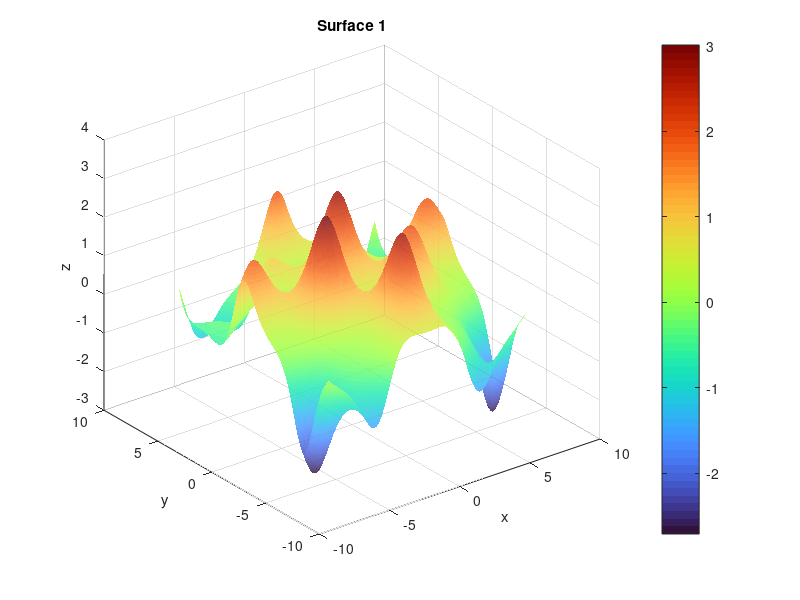

This chart was generated by the following MATLAB code:

%Part1, question b

%Rectangular Domain
[x, y] = meshgrid(-7:0.05:7, -7:0.05:7);


%Eqn
z = cos(x.*y/10) .* exp( cos(x).*sin(y) + 0.15*x.*y.*exp(-(x.^2 + y.^2)/10) );
surf(x, y, z, 'FaceAlpha', 0.8, 'FaceColor', 'interp', 'EdgeColor', 'none');
colormap(turbo); colorbar; grid on;
xlabel('x'); ylabel('y'); zlabel('z');
title('Surface 1');
